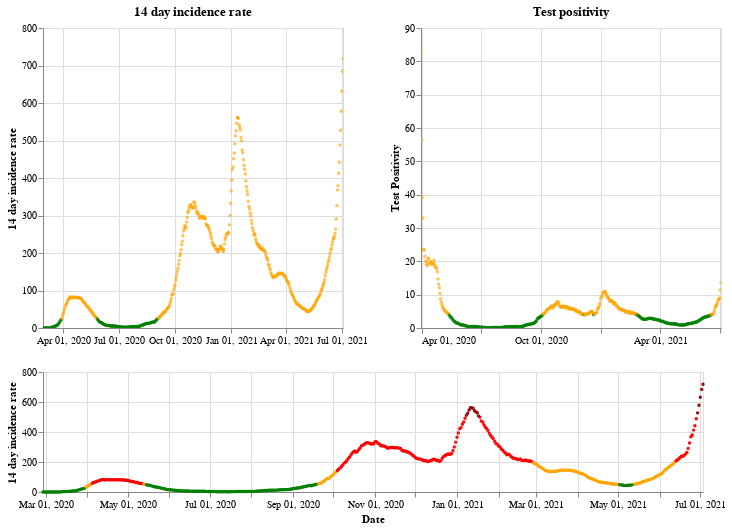

Notebook source saved alongside this figure:
### Markdown cell above
## Scotland

### Code cell
plot_traffic_light('Scotland')

### Figure 1 — Vega-Lite specification as saved in the notebook (floating-point values rounded to 4 significant figures; data arrays with more than 128 entries replaced by an {"elided": "..."} marker saying what was removed)
{"config": {"view": {"continuousWidth": 400, "continuousHeight": 300}}, "vconcat": [{"hconcat": [{"mark": {"type": "point", "size": 2}, "encoding": {"color": {"condition": {"value": "green", "test": "(datum.twoWeeklyCasesRate <= 25)"}, "value": "orange"}, "tooltip": [{"type": "nominal", "field": "areaName"}, {"type": "temporal", "field": "date"}, {"type": "quantitative", "field": "twoWeeklyCasesRate"}, {"type": "quantitative", "field": "testPositivity"}], "x": {"type": "temporal", "axis": {"title": ""}, "field": "date", "scale": {"domain": {"selection": "DateBrush"}}, "timeUnit": "yearmonthdate"}, "y": {"type": "quantitative", "axis": {"title": "14 day incidence rate"}, "field": "twoWeeklyCasesRate"}}, "title": "14 day incidence rate", "width": 300}, {"mark": {"type": "point", "size": 2}, "encoding": {"color": {"condition": {"value": "green", "test": "(datum.testPositivity <= 4)"}, "value": "orange"}, "tooltip": [{"type": "nominal", "field": "areaName"}, {"type": "temporal", "field": "date"}, {"type": "quantitative", "field": "twoWeeklyCasesRate"}, {"type": "quantitative", "field": "testPositivity"}], "x": {"type": "temporal", "axis": {"title": ""}, "field": "date", "scale": {"domain": {"selection": "DateBrush"}}, "timeUnit": "yearmonthdate"}, "y": {"type": "quantitative", "axis": {"title": "Test Positivity"}, "field": "testPositivity"}}, "title": "Test positivity", "width": 300}]}, {"layer": [{"mark": {"type": "point", "size": 2}, "encoding": {"color": {"condition": {"value": "orange", "test": "(((datum.testPositivity < 4) && (datum.twoWeeklyCasesRate >= 50)) && (datum.twoWeeklyCasesRate < 200))"}, "value": "red"}, "opacity": {"condition": {"value": 1, "test": "((datum.twoWeeklyCasesRate >= 50) && (datum.twoWeeklyCasesRate < 500))"}, "value": 0}, "tooltip": [{"type": "nominal", "field": "areaName"}, {"type": "temporal", "field": "date"}, {"type": "quantitative", "field": "twoWeeklyCasesRate"}, {"type": "quantitative", "field": "testPositivity"}], "x": {"type": "temporal", "axis": {"title": "Date"}, "field": "date", "timeUnit": "yearmonthdate"}, "y": {"type": "quantitative", "axis": {"title": "14 day incidence rate"}, "field": "twoWeeklyCasesRate"}}, "selection": {"DateBrush": {"type": "interval", "encodings": ["x"], "fields": ["Time"]}}}, {"mark": {"type": "point", "size": 2}, "encoding": {"color": {"value": "darkred"}, "opacity": {"condition": {"value": 1, "test": "(datum.twoWeeklyCasesRate >= 500)"}, "value": 0}, "tooltip": [{"type": "nominal", "field": "areaName"}, {"type": "temporal", "field": "date"}, {"type": "quantitative", "field": "twoWeeklyCasesRate"}, {"type": "quantitative", "field": "testPositivity"}], "x": {"type": "temporal", "axis": {"title": "Date"}, "field": "date", "timeUnit": "yearmonthdate"}, "y": {"type": "quantitative", "axis": {"title": "14 day incidence rate"}, "field": "twoWeeklyCasesRate"}}}, {"mark": {"type": "point", "size": 2}, "encoding": {"color": {"condition": {"value": "green", "test": "((datum.testPositivity < 4) && (datum.twoWeeklyCasesRate < 50))"}, "value": "orange"}, "opacity": {"condition": {"value": 1, "test": "(datum.twoWeeklyCasesRate < 50)"}, "value": 0}, "tooltip": [{"type": "nominal", "field": "areaName"}, {"type": "temporal", "field": "date"}, {"type": "quantitative", "field": "twoWeeklyCasesRate"}, {"type": "quantitative", "field": "testPositivity"}], "x": {"type": "temporal", "axis": {"title": "Date"}, "field": "date", "timeUnit": "yearmonthdate"}, "y": {"type": "quantitative", "axis": {"title": "14 day incidence rate"}, "field": "twoWeeklyCasesRate"}}}], "height": 120, "width": 660}], "data": {"name": "data-3639f623e8ec813dd10d31a2ce02e019"}, "$schema": "https://vega.github.io/schema/vega-lite/v4.8.1.json", "datasets": {"data-3639f623e8ec813dd10d31a2ce02e019": {"elided": "492 records"}}}
